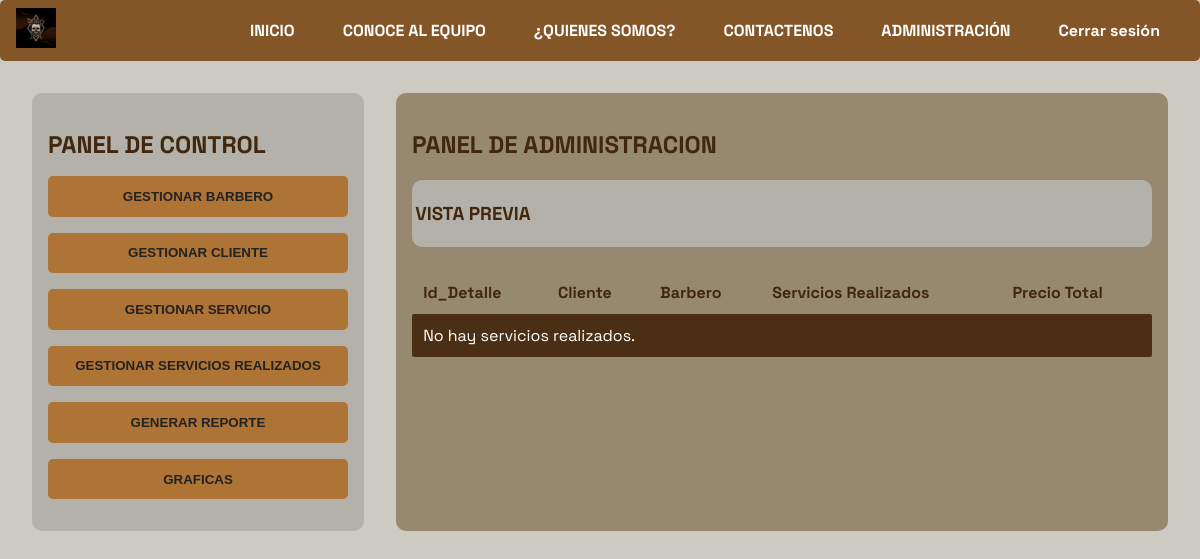
The app's page /administracion/ (signed in), older data.
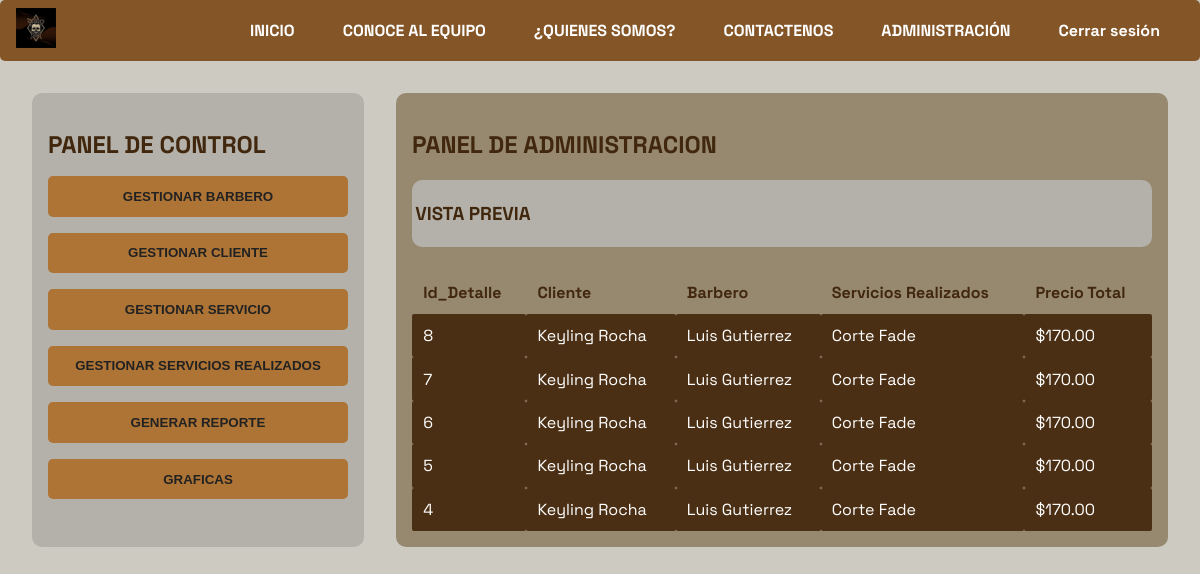
The same page, newer data.
### Apps/aplicacion/models.py (models this page shows, shortened)
class Servicio_Realizado(models.Model):
    fecha = models.DateField(default=timezone.now)
    cliente = models.ForeignKey(Cliente, on_delete=models.CASCADE, related_name='servicios_realizados')
    barbero = models.ForeignKey(Barbero, on_delete=models.CASCADE, related_name='servicios_realizados')

class Cliente(models.Model):
    nombre1 = models.CharField(max_length=15,blank=False)
    nombre2 = models.CharField(max_length=15, blank=True)
    apellidoP = models.CharField(max_length=15, blank=False)
    apellidoM = models.CharField(max_length=15, blank=True)
    instagram = models.CharField(max_length=15, blank=True)
    correo = models.EmailField(max_length=254, blank=True)

class Barbero(models.Model):
    Direccion = models.TextField()
    cedula = models.CharField(max_length=14,blank=False)
    Estado = models.BooleanField(default=True)
    Comisiones = models.DecimalField(max_digits=10, decimal_places=2)
    Empleado = models.ForeignKey(Empleado, on_delete=models.CASCADE, related_name='barberos')

class Empleado(models.Model):
    persona = models.ForeignKey(Persona, on_delete=models.CASCADE, related_name='empleados')
    Salario = models.DecimalField(max_digits=10, decimal_places=2)
    fecha_contratacion = models.DateField(default=timezone.now)

class Persona(AbstractUser):
    nombre1 = models.CharField(max_length=15, blank=False)
    nombre2 = models.CharField(max_length=15, blank=True)
    apellidoP = models.CharField(max_length=15, blank=False)
    apellidoM = models.CharField(max_length=15, blank=True)
    telefono = models.CharField(max_length=15, blank=False)
    rol = models.ForeignKey(Rol, on_delete=models.SET_NULL, null=True, blank=True)

class Detalle_ServicioRealizado(models.Model):
    Servicio = models.ForeignKey(Servicio, on_delete=models.CASCADE, related_name="detalle_ServicioRealizado")
    Servicio_Realizado = models.ForeignKey(Servicio_Realizado,on_delete=models.CASCADE, related_name="detalle")

class Servicio(models.Model):
    nombre = models.CharField(max_length=15)
    tipo = models.CharField(max_length=15)
    descripcion = models.TextField()
    precio = models.DecimalField(max_digits=10, decimal_places=2)
    estado = models.BooleanField(default=True)

### Apps/aplicacion/views.py (the view)
        def _wrapped_view(request, *args, **kwargs):
            persona = Persona.objects.filter(id=request.user.pk).first()
            if request.user.is_superuser:
                return view_func(request, *args, **kwargs)
            if persona:
                rol_usuario = persona.rol.nombre.lower()
                if rol_usuario in [r.lower() for r in roles_permitidos]:
                    return view_func(request, *args, **kwargs)
            return redirect('login')  # O a donde prefieras

### Apps/aplicacion/views.py (called while the page is built)
def rol_requerido(roles_permitidos):
    def decorator(view_func):
        def _wrapped_view(request, *args, **kwargs):
            persona = Persona.objects.filter(id=request.user.pk).first()
            if request.user.is_superuser:
                return view_func(request, *args, **kwargs)
            if persona:
                rol_usuario = persona.rol.nombre.lower()
                if rol_usuario in [r.lower() for r in roles_permitidos]:
                    return view_func(request, *args, **kwargs)
            return redirect('login')  # O a donde prefieras
        return _wrapped_view
    return decorator

@login_required(login_url='login')  # Redirige a 'login' si no está autenticado
@rol_requerido(['Administrador', 'Barbero', 'Aprendiz'])
def administracion(request):
    ultimos_servicios = Servicio_Realizado.objects.order_by('-id')[:5]
    for realizado in ultimos_servicios:
        total = sum(detalle.Servicio.precio for detalle in realizado.detalle.all())
        realizado.precio_total = total
    return render(request, 'Administracion.html', {
        'ultimos_servicios': ultimos_servicios,
    })

### Apps/aplicacion/Templates/Administracion.html (shortened to what this page needs)
{% extends "Layout2.html" %}
{% load static %}
{% block head %}
<link rel="stylesheet" href="{% static 'css/Style2.css' %}">
<link rel="stylesheet" href="{% static 'css/administracion.css' %}">
{% endblock %}
{% block content %}
<main class="main">
<aside class="sidebar">
    <h2>PANEL DE CONTROL</h2>
    {% if request.user.is_superuser %}
        <a href="{% url 'AdBarbero' %}"><button>GESTIONAR BARBERO </button></a>
        <a href="{% url 'AdCliente' %}"><button>GESTIONAR CLIENTE</button></a>
        <a href="{% url 'AdServicio' %}"><button>GESTIONAR SERVICIO</button></a>
        <a href="{% url 'AdServicioRealizado' %}"><button>GESTIONAR SERVICIOS REALIZADOS</button></a>
        <a href="{% url 'reporte_servicios' %}" target="_blank"><button>GENERAR REPORTE</button></a>
        <a href="{% url 'reporte_graficas' %}"><button> GRAFICAS</button></a>
    {% elif request.user.rol.nombre == 'Aprendiz' %}
        <a href="{% url 'reporte_servicios' %}" target="_blank"><button>GENERAR REPORTE</button></a>
        <a href="{% url 'reporte_graficas' %}"><button> GRAFICAS</button></a>
    {% endif %}
</aside>
    <section class="content">
        <h1>PANEL DE ADMINISTRACION</h1>
        <div class="preview">
            <h3>VISTA PREVIA</h3>
        </div>
        <div class="table-section">
            <table>
                <thead>
                    <tr>
                        <th>Id_Detalle</th>
                        <th>Cliente</th>
                        <th>Barbero</th>
                        <th>Servicios Realizados</th>
                        <th>Precio Total</th>
                    </tr>
                </thead>
                <tbody>
                    {% for realizado in ultimos_servicios %}
                    <tr>
                        <td>{{ realizado.id }}</td>
                        <td>{{ realizado.cliente.nombre1 }} {{ realizado.cliente.apellidoP }}</td>
                        <td>{{ realizado.barbero.Empleado.persona.nombre1 }} {{ realizado.barbero.Empleado.persona.apellidoP }}</td>
                        <td>
                            {% for detalle in realizado.detalle.all %}
                            {{ detalle.Servicio.nombre }}{% if not forloop.last %}, {% endif %}
                            {% endfor %}
                        </td>
                        <td>
                            ${{ realizado.precio_total|floatformat:2 }}
                        </td>
                    </tr>
                    {% empty %}
                    <tr>
                        <td colspan="5">No hay servicios realizados.</td>
                    </tr>
                    {% endfor %}
                </tbody>
            </table>
        </div>
    </section>
</main>
{% endblock %}

Row changes from the older to the newer data that the page shows:
added Servicio_Realizado: id "8", cliente.nombre1 "Keyling", cliente.apellidoP "Rocha", barbero.Empleado.persona.nombre1 "Luis", barbero.Empleado.persona.apellidoP "Gutierrez", precio_total "170.00"
added Detalle_ServicioRealizado: Servicio.nombre "Corte Fade", shown under "8"
added Servicio_Realizado: id "7", cliente.nombre1 "Keyling", cliente.apellidoP "Rocha", barbero.Empleado.persona.nombre1 "Luis", barbero.Empleado.persona.apellidoP "Gutierrez", precio_total "170.00"
added Detalle_ServicioRealizado: Servicio.nombre "Corte Fade", shown under "7"
added Servicio_Realizado: id "6", cliente.nombre1 "Keyling", cliente.apellidoP "Rocha", barbero.Empleado.persona.nombre1 "Luis", barbero.Empleado.persona.apellidoP "Gutierrez", precio_total "170.00"
added Detalle_ServicioRealizado: Servicio.nombre "Corte Fade", shown under "6"
added Servicio_Realizado: id "5", cliente.nombre1 "Keyling", cliente.apellidoP "Rocha", barbero.Empleado.persona.nombre1 "Luis", barbero.Empleado.persona.apellidoP "Gutierrez", precio_total "170.00"
added Detalle_ServicioRealizado: Servicio.nombre "Corte Fade", shown under "5"
added Servicio_Realizado: id "4", cliente.nombre1 "Keyling", cliente.apellidoP "Rocha", barbero.Empleado.persona.nombre1 "Luis", barbero.Empleado.persona.apellidoP "Gutierrez", precio_total "170.00"
added Detalle_ServicioRealizado: Servicio.nombre "Corte Fade", shown under "4"
Text that changed along with them:
text no longer shown: "No hay servicios realizados."
